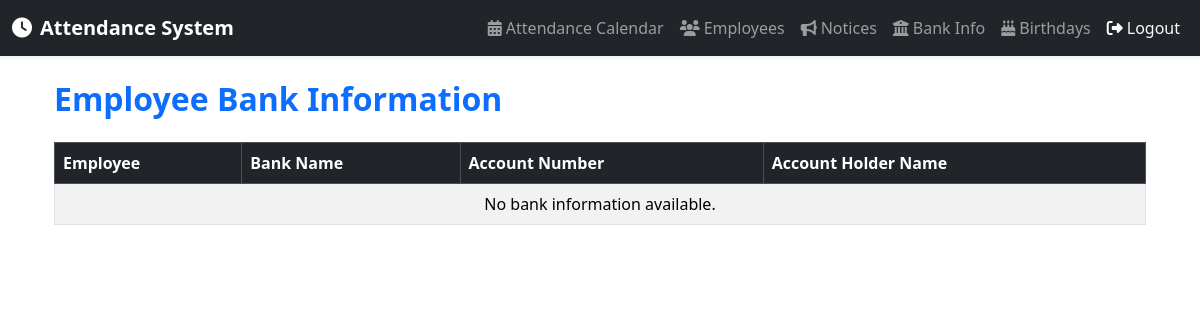
Page /bank-info/ (signed in) on the earlier database version.
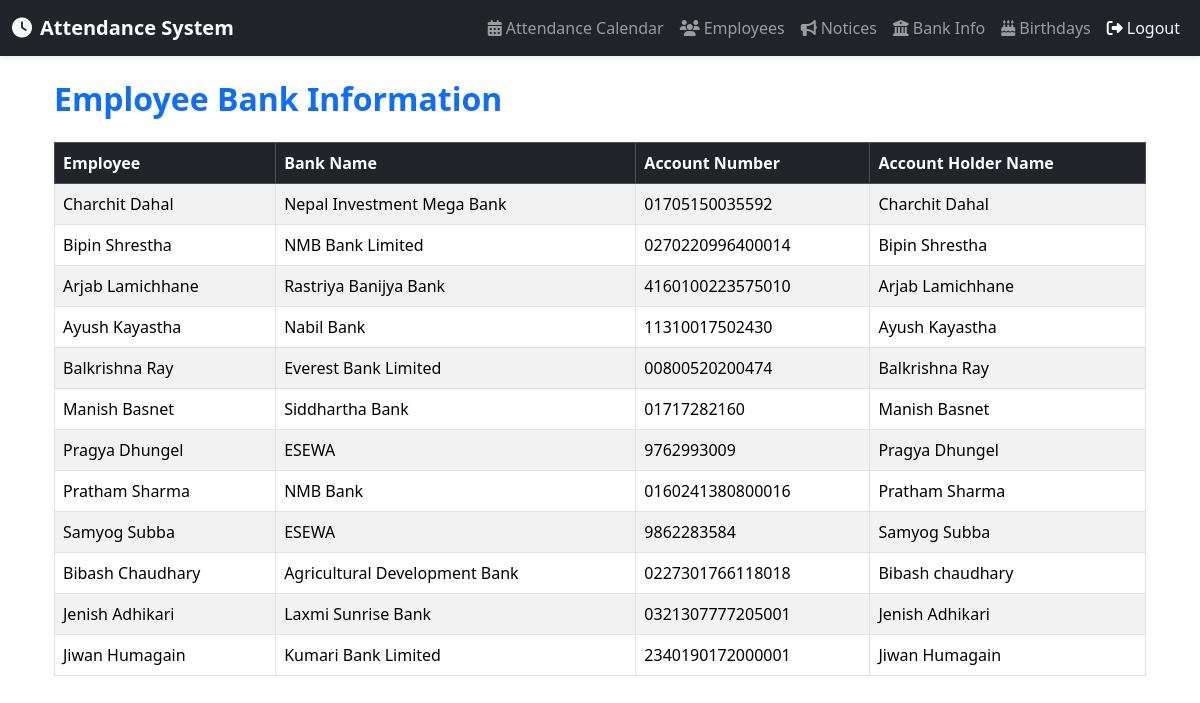
Same page on the later database version.
### attendance/models.py (models this page shows, shortened)
class Employee(models.Model):
    user = models.OneToOneField(User, on_delete=models.CASCADE)
    employee_id = models.CharField(max_length=10, unique=True)
    first_name = models.CharField(max_length=50)
    last_name = models.CharField(max_length=50)
    department = models.ForeignKey(Department, on_delete=models.SET_NULL, null=True)
    email = models.EmailField(unique=True)
    address = models.TextField(blank=True, null=True)
    position = models.CharField(max_length=100, blank=True, null=True)
    dob = models.DateField(blank=True, null=True)
    dob_nepali = models.CharField(max_length=10, blank=True, null=True)  # Format: YYYY/MM/DD in BS
    bank_account_number = models.CharField(max_length=50, blank=True, null=True)
    bank_name = models.CharField(max_length=100, blank=True, null=True)
    bank_account_holder_name = models.CharField(max_length=100, blank=True, null=True)
    photo = models.ImageField(upload_to='employee_photos/', blank=True, null=True)
    monthly_salary = models.DecimalField(
        max_digits=10, decimal_places=2, default=0.00,
        help_text="Monthly base salary in NPR")

### attendance/views.py (the view)
# urls.py: path('bank-info/', views.admin_bank_info, name='admin_bank_info'),
@login_required
@user_passes_test(is_superuser)
def admin_bank_info(request):
    employees = Employee.objects.filter(bank_account_number__isnull=False)
    return render(request, 'attendance/admin/admin_bank_info.html', {
        'employees': employees
    })

### attendance/views.py (called while the page is built)
def is_superuser(user):
    return user.is_superuser

### attendance/templates/attendance/admin/admin_bank_info.html
{% extends 'attendance/base.html' %}
{% block content %}
<div class="container">
    <h2 class="mb-4 fw-bold text-primary">Employee Bank Information</h2>
    <div class="table-responsive">
        <table class="table table-striped table-bordered table-hover">
            <thead class="table-dark">
                <tr>
                    <th>Employee</th>
                    <th>Bank Name</th>
                    <th>Account Number</th>
                    <th>Account Holder Name</th>
                </tr>
            </thead>
            <tbody>
                {% for employee in employees %}
                <tr>
                    <td>{{ employee.first_name }} {{ employee.last_name }}</td>
                    <td>{{ employee.bank_name|default:"-" }}</td>
                    <td>{{ employee.bank_account_number|default:"-" }}</td>
                    <td>{{ employee.bank_account_holder_name|default:"-" }}</td>
                </tr>
                {% empty %}
                <tr><td colspan="4" class="text-center">No bank information available.</td></tr>
                {% endfor %}
            </tbody>
        </table>
    </div>
</div>
{% endblock %}

Differences in the rows shown:
now on this page (row edited): Employee: first_name "Charchit", last_name "Dahal", bank_name "Nepal Investment Mega Bank", bank_account_number "01705150035592", bank_account_holder_name "Charchit Dahal"
now on this page (row edited): Employee: first_name "Bipin", last_name "Shrestha", bank_name "NMB Bank Limited", bank_account_number "0270220996400014", bank_account_holder_name "Bipin Shrestha"
now on this page (row edited): Employee: first_name "Arjab", last_name "Lamichhane", bank_name "Rastriya Banijya Bank", bank_account_number "4160100223575010", bank_account_holder_name "Arjab Lamichhane"
now on this page (row edited): Employee: first_name "Ayush", last_name "Kayastha", bank_name "Nabil Bank", bank_account_number "11310017502430", bank_account_holder_name "Ayush Kayastha"
now on this page (row edited): Employee: first_name "Balkrishna", last_name "Ray", bank_name "Everest Bank Limited", bank_account_number "00800520200474", bank_account_holder_name "Balkrishna Ray"
now on this page (row edited): Employee: first_name "Manish", last_name "Basnet", bank_name "Siddhartha Bank", bank_account_number "01717282160", bank_account_holder_name "Manish Basnet"
now on this page (row edited): Employee: first_name "Pragya", last_name "Dhungel", bank_name "ESEWA", bank_account_number "9762993009", bank_account_holder_name "Pragya Dhungel"
now on this page (row edited): Employee: first_name "Pratham", last_name "Sharma", bank_name "NMB Bank", bank_account_number "0160241380800016", bank_account_holder_name "Pratham Sharma"
now on this page (row edited): Employee: first_name "Samyog", last_name "Subba", bank_name "ESEWA", bank_account_number "9862283584", bank_account_holder_name "Samyog Subba"
now on this page (row edited): Employee: first_name "Bibash", last_name "Chaudhary", bank_name "Agricultural Development Bank", bank_account_number "0227301766118018", bank_account_holder_name "Bibash chaudhary"
now on this page (row edited): Employee: first_name "Jenish", last_name "Adhikari", bank_name "Laxmi Sunrise Bank", bank_account_number "0321307777205001", bank_account_holder_name "Jenish Adhikari"
now on this page (row edited): Employee: first_name "Jiwan", last_name "Humagain", bank_name "Kumari Bank Limited", bank_account_number "2340190172000001", bank_account_holder_name "Jiwan Humagain"
Other differences:
text no longer shown: "No bank information available."
